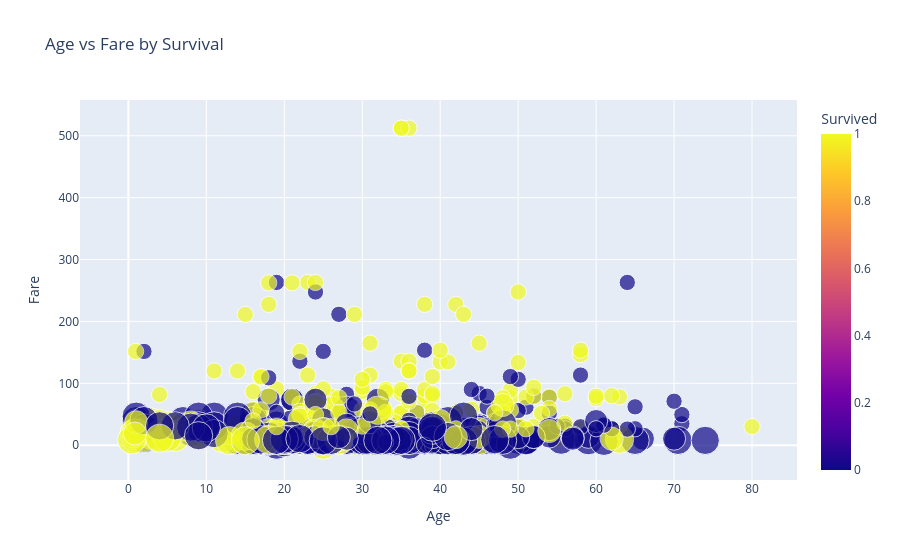

The notebook cell saved with this chart:
### Code cell


### Figure 1 — Plotly figure (JSON) as saved in the notebook; plotly's stock layout.template omitted (floating-point values rounded to 4 significant figures; data arrays with more than 128 entries replaced by an {"elided": "..."} marker saying what was removed)
{"data": [{"hovertemplate": "Age=%{x}<br>Fare=%{y}<br>Pclass=%{marker.size}<br>Survived=%{marker.color}<extra></extra>", "legendgroup": "", "marker": {"color": {"elided": "891 int values"}, "coloraxis": "coloraxis", "size": {"elided": "891 int values"}, "sizemode": "area", "sizeref": 0.0075, "symbol": "circle"}, "mode": "markers", "name": "", "orientation": "v", "showlegend": false, "type": "scatter", "x": {"elided": "891 float values"}, "xaxis": "x", "y": {"elided": "891 float values"}, "yaxis": "y"}], "layout": {"coloraxis": {"colorbar": {"title": {"text": "Survived"}}, "colorscale": [[0, "#0d0887"], [0.1111, "#46039f"], [0.2222, "#7201a8"], [0.3333, "#9c179e"], [0.4444, "#bd3786"], [0.5556, "#d8576b"], [0.6667, "#ed7953"], [0.7778, "#fb9f3a"], [0.8889, "#fdca26"], [1, "#f0f921"]]}, "legend": {"itemsizing": "constant", "tracegroupgap": 0}, "title": {"text": "Age vs Fare by Survival"}, "xaxis": {"anchor": "y", "domain": [0, 1], "title": {"text": "Age"}}, "yaxis": {"anchor": "x", "domain": [0, 1], "title": {"text": "Fare"}}}}
